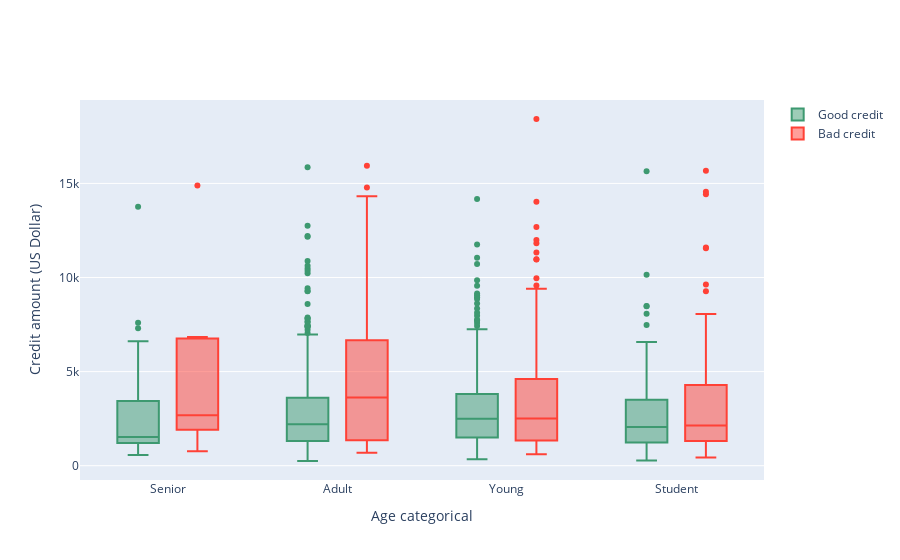

Notebook source saved alongside this figure:
### Code cell
trace0 = go.Box(
    y=df_good["Credit amount"],
    x=df_good["Age_cat"],
    name='Good credit',
    marker=dict(
        color='#3D9970'
    )
)

trace1 = go.Box(
    y=df_bad['Credit amount'],
    x=df_bad['Age_cat'],
    name='Bad credit',
    marker=dict(
        color='#FF4136'
    )
)

data = [trace0, trace1]
layout = go.Layout(
    yaxis  = dict(
        title = 'Credit amount (US Dollar)',
        zeroline = False
    ), 
    xaxis = dict(
        title = "Age categorical"
    ),
     boxmode = 'group'
)
fig = go.Figure(data = data , layout = layout)
py.iplot(fig, filename = 'box-age-cat')

### Figure 1 — Plotly figure (JSON) as saved in the notebook; plotly's stock layout.template omitted (floating-point values rounded to 4 significant figures; data arrays with more than 128 entries replaced by an {"elided": "..."} marker saying what was removed)
{"data": [{"marker": {"color": "#3D9970"}, "name": "Good credit", "type": "box", "x": {"elided": "700 str values"}, "y": {"elided": "700 int values"}}, {"marker": {"color": "#FF4136"}, "name": "Bad credit", "type": "box", "x": {"elided": "300 str values"}, "y": {"elided": "300 int values"}}], "layout": {"boxmode": "group", "xaxis": {"title": {"text": "Age categorical"}}, "yaxis": {"title": {"text": "Credit amount (US Dollar)"}, "zeroline": false}}}
